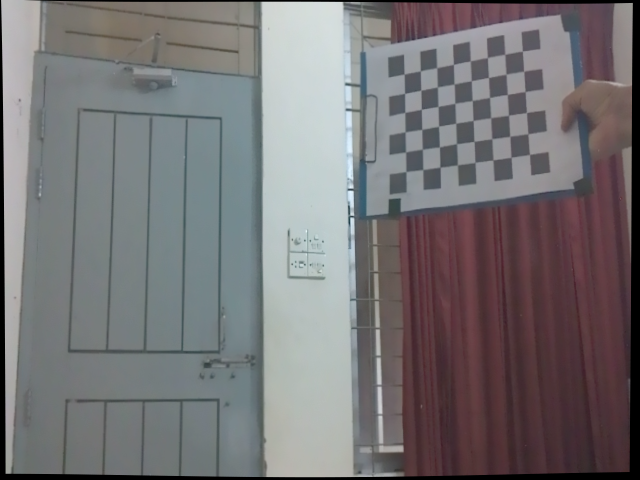
#> input picture automama/automama/perception/stereo_vision_test/single_cam_KD_callib/left_undistorted/left_000.png, 640 x 480 px, found by its file name
$ python blur_detect.py   (older library calls are emulated)
#> lines starting #> are read from the running program, lines starting #| are printed output that depends on the picture
import os
import cv2
import numpy as np

def compute_blurriness(image):
    gray = cv2.cvtColor(image, cv2.COLOR_BGR2GRAY) if len(image.shape) == 3 else image
    lap = cv2.Laplacian(gray, cv2.CV_64F)
    return lap.var()

def compute_brightness(image):
    gray = cv2.cvtColor(image, cv2.COLOR_BGR2GRAY) if len(image.shape) == 3 else image
    return np.mean(gray)

def compute_contrast(image):
    gray = cv2.cvtColor(image, cv2.COLOR_BGR2GRAY) if len(image.shape) == 3 else image
    return np.std(gray)

def compute_texture_strength(image):
    """
    Computes texture richness by summing gradient magnitudes.
    High texture = better stereo matching.
    """
    gray = cv2.cvtColor(image, cv2.COLOR_BGR2GRAY) if len(image.shape) == 3 else image
    grad_x = cv2.Sobel(gray, cv2.CV_64F, 1, 0, ksize=3)
    grad_y = cv2.Sobel(gray, cv2.CV_64F, 0, 1, ksize=3)
    magnitude = cv2.magnitude(grad_x, grad_y)
    return np.mean(magnitude)

# === CONFIGURATION ===
image_dir = "/home/deen/ros2_ws/src/automama/automama/perception/stereo_vision_test/single_cam_KD_callib"
left_img_path = os.path.join(image_dir, "left_stereo/left_000.png")
right_img_path = os.path.join(image_dir, "right_stereo/right_000.png")

# === LOAD IMAGES ===
left_img = cv2.imread(left_img_path)
#> left_img is the input picture: shape (480, 640, 3); mean B, G, R 117.2, 115.3, 118.1
right_img = cv2.imread(right_img_path)
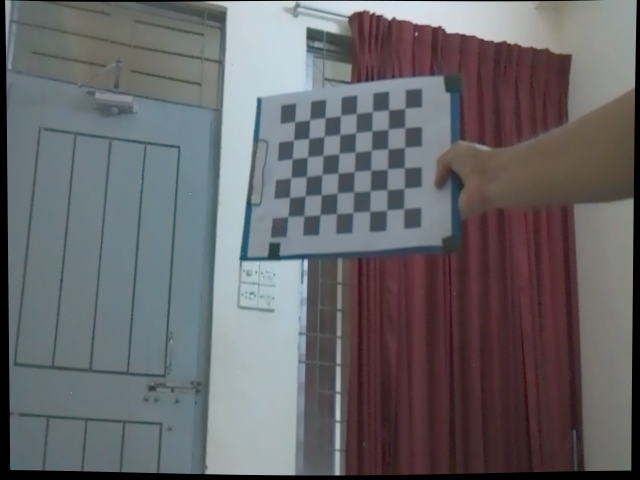
#> input picture automama/automama/perception/stereo_vision_test/single_cam_KD_callib/right_undistorted/right_000.png, 640 x 480 px, found by its file name
#> right_img is the input picture: shape (480, 640, 3); mean B, G, R 105.9, 103.3, 103.8

if left_img is None or right_img is None:
    raise FileNotFoundError("Could not load one or both images. Check your file paths.")

# === ANALYSIS METRICS ===
def analyze_image(image, label):
#> called with label = 'Left'
    blur = compute_blurriness(image)
#> in compute_blurriness, `lap = cv2.Laplacian(gray, cv2.CV_64F)`:
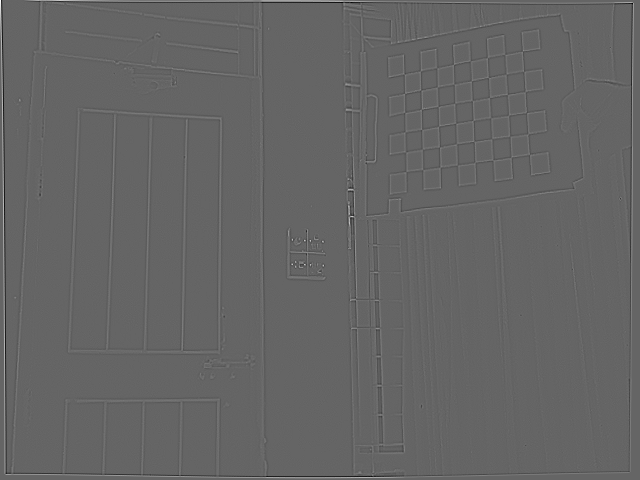
#> lap: shape (480, 640) float64; min -224, max 340, mean 0.1; drawn with min black and max white
#> blur = 208.2
    bright = compute_brightness(image)
#> bright = 116.4
    contrast = compute_contrast(image)
#> contrast = 47.99
    texture = compute_texture_strength(image)
#> in compute_texture_strength, `magnitude = cv2.magnitude(grad_x, grad_y)`:
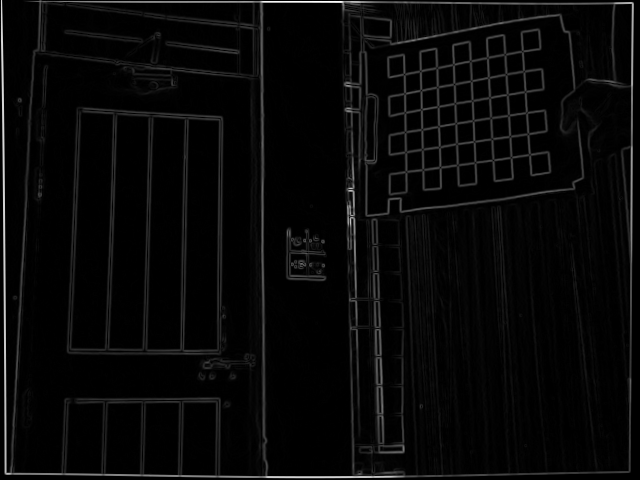
#> magnitude: shape (480, 640) float64; min 0, max 878, mean 29.5; drawn with min black and max white
#> texture = 29.5
    print(f"--- {label} Image ---")
    print(f"Blurriness       : {blur:.2f}")
#| Blurriness       : 208.22
    print(f"Mean Brightness  : {bright:.2f}")
#| Mean Brightness  : 116.36
    print(f"Contrast (StdDev): {contrast:.2f}")
#| Contrast (StdDev): 47.99
    print(f"Texture Strength : {texture:.2f}")
#| Texture Strength : 29.50
    print()

analyze_image(left_img, "Left")
analyze_image(right_img, "Right")
#> in compute_blurriness (call 2), `gray = cv2.cvtColor(image, cv2.COLOR_BGR2GRAY) if len(image.shape) == ..`:
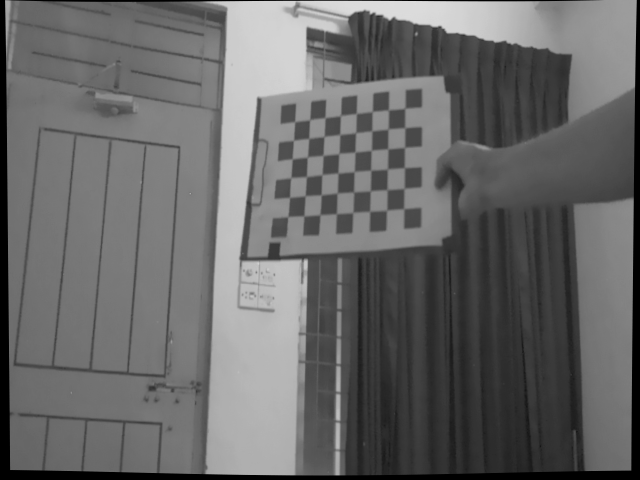
#> gray: shape (480, 640); min 0, max 221, mean 103.7
#> in compute_blurriness (call 2), `lap = cv2.Laplacian(gray, cv2.CV_64F)`:
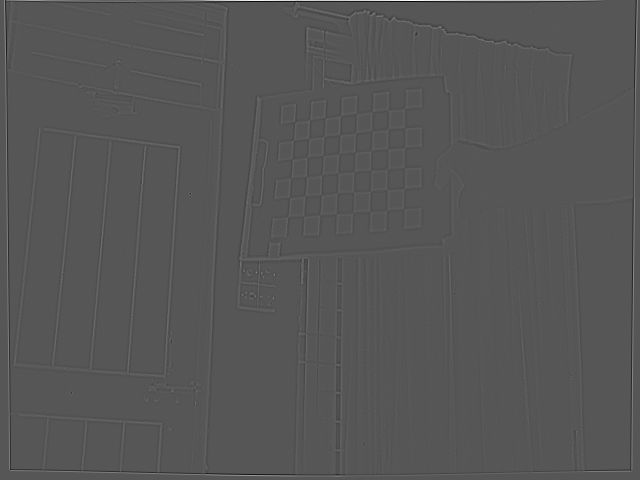
#> lap: shape (480, 640) float64; min -229, max 445, mean 0.2; drawn with min black and max white
#> in compute_texture_strength (call 2), `grad_x = cv2.Sobel(gray, cv2.CV_64F, 1, 0, ksize=3)`:
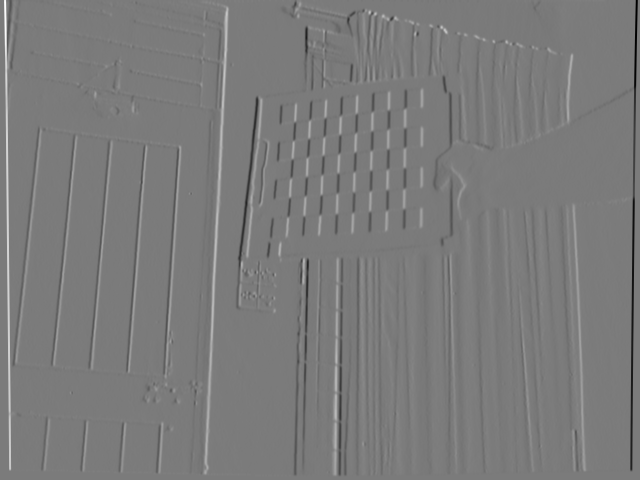
#> grad_x: shape (480, 640) float64; min -628, max 671, mean 0; drawn with min black and max white
#> in compute_texture_strength (call 2), `magnitude = cv2.magnitude(grad_x, grad_y)`:
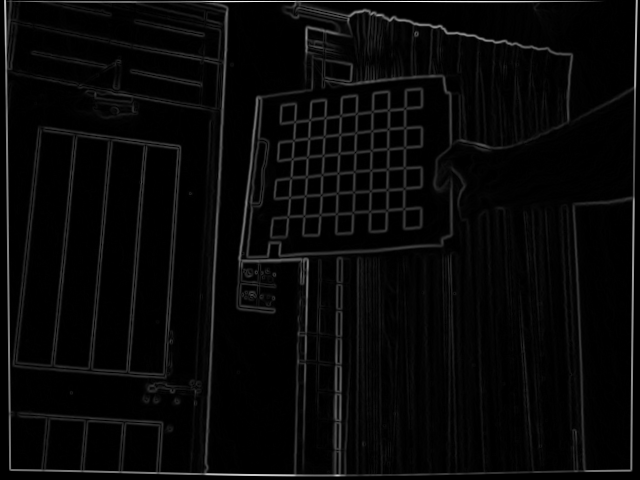
#> magnitude: shape (480, 640) float64; min 0, max 882, mean 29.4; drawn with min black and max white
#| Blurriness       : 288.39
#| Mean Brightness  : 103.74
#| Contrast (StdDev): 47.59
#| Texture Strength : 29.36
